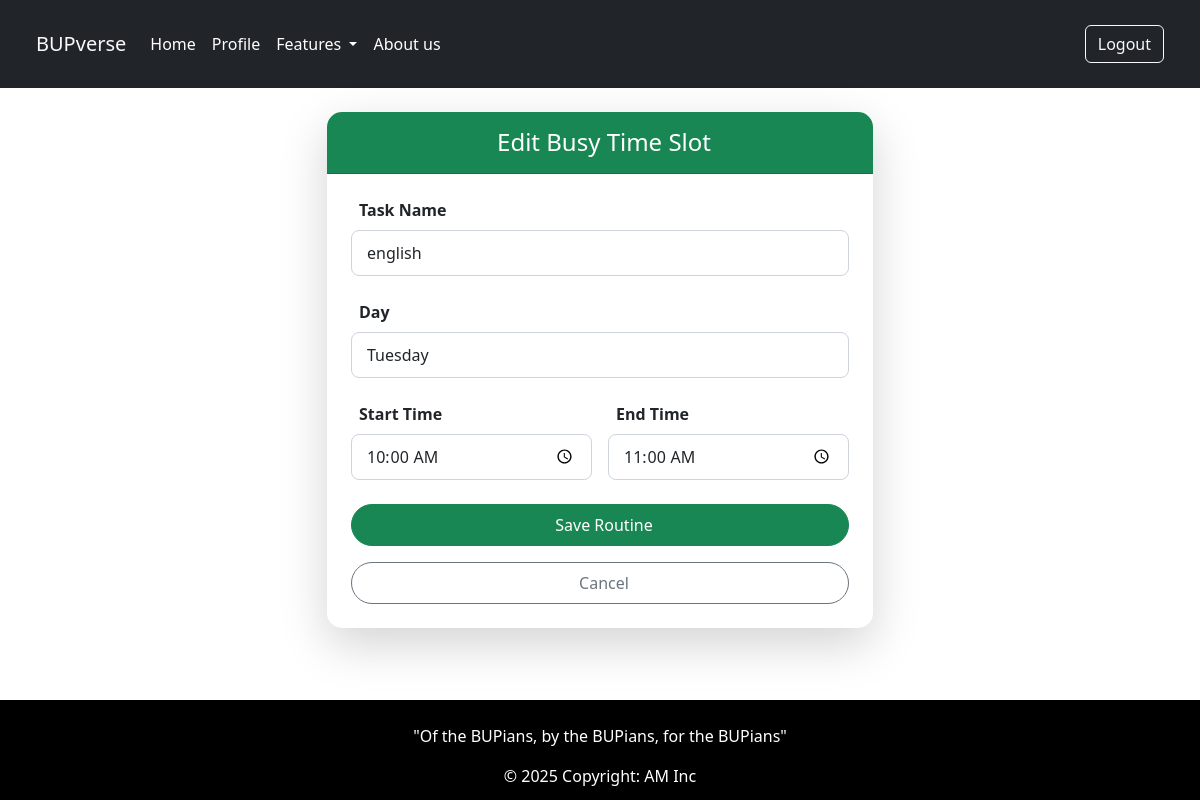
Screenshot of /event/busy-slots/5/edit/ (signed in) with the database file from the repository.
### event_manager/models.py (models this page shows, shortened)
class UserBusySlot(models.Model):
    user = models.ForeignKey(User, on_delete=models.CASCADE, related_name='busy_slots')
    task_name = models.CharField(max_length=100, blank=True)
    day_of_week = models.IntegerField(choices=DAYS_OF_WEEK)
    start_time = models.TimeField()
    end_time = models.TimeField()

### event_manager/views.py (the view)
# urls.py: path('busy-slots/<int:slot_id>/edit/', views.edit_busy_slot, name='edit_busy_slot'),
@login_required
def edit_busy_slot(request, slot_id):
    slot = get_object_or_404(UserBusySlot, id=slot_id, user=request.user)
    if request.method == 'POST':
        form = UserBusySlotForm(request.POST, instance=slot, user=request.user)
        if form.is_valid():
            scheduler = SimpleScheduler(request.user)
            day_of_week = form.cleaned_data['day_of_week']
            start_time = form.cleaned_data['start_time']
            end_time = form.cleaned_data['end_time']
            today = timezone.now().date()
            target_date = today + timedelta(days=(day_of_week - today.weekday()) % 7)
            if not scheduler.check_availability(target_date, start_time, end_time):
                messages.error(request, "This time slot conflicts with existing commitments")
                return render(request, 'busy_slot_form.html', {
                    'form': form,
                    'form_title': 'Edit Busy Time Slot'
                })
            form.save()
            messages.success(request, "Time slot updated successfully")
            return redirect('view_routine')
    else:
        form = UserBusySlotForm(instance=slot, user=request.user)
    return render(request, 'busy_slot_form.html', {
        'form': form,
        'form_title': 'Edit Busy Time Slot'
    })

### event_manager/forms.py (shortened to what this page needs)
class UserBusySlotForm(forms.ModelForm):
    class Meta:
        model = UserBusySlot
        fields = ['task_name', 'day_of_week', 'start_time', 'end_time']
        widgets = {
            'task_name': forms.TextInput(attrs={
                'placeholder': 'e.g., Math Class, Work Shift',
                'class': 'form-control'
            }),
            'day_of_week': forms.Select(attrs={'class': 'form-control'}),
            'start_time': forms.TimeInput(attrs={
                'type': 'time',
                'class': 'form-control'
            }),
            'end_time': forms.TimeInput(attrs={
                'type': 'time',
                'class': 'form-control'
            }),
        }
        labels = {
            'task_name': 'Task Name',
            'day_of_week': 'Day',
            'start_time': 'Start Time',
            'end_time': 'End Time',
        }
    def __init__(self, *args, **kwargs):
        self.user = kwargs.pop('user', None)
        super().__init__(*args, **kwargs)

### event_manager/templates/busy_slot_form.html (shortened to what this page needs)
{% extends 'layout.html' %}
{% load static %}
{% block content %}
<div class="container py-4">
    <div class="row justify-content-center">
        <div class="col-md-8 col-lg-6">
            <div class="card border-0 shadow-lg" style="border-radius: 15px;">
                <div class="card-header bg-success text-white py-3" style="border-top-left-radius: 15px; border-top-right-radius: 15px;">
                    <h4 class="mb-0 text-center">
                        {{ form_title }}
                    </h4>
                </div>
                <div class="card-body p-4">
                    <form method="post" novalidate>
                        <div class="mb-4">
                            <label for="{{ form.task_name.id_for_label }}" class="form-label fw-bold">
                                {{ form.task_name.label }}
                            </label>
                            {{ form.task_name }}
                        </div>
                        <div class="mb-4">
                            <label for="{{ form.day_of_week.id_for_label }}" class="form-label fw-bold">
                                {{ form.day_of_week.label }}
                            </label>
                            {{ form.day_of_week }}
                        </div>
                        <div class="row g-3 mb-4">
                            <div class="col-md-6">
                                <label for="{{ form.start_time.id_for_label }}" class="form-label fw-bold">
                                    {{ form.start_time.label }}
                                </label>
                                {{ form.start_time }}
                            </div>
                            <div class="col-md-6">
                                <label for="{{ form.end_time.id_for_label }}" class="form-label fw-bold">
                                    {{ form.end_time.label }}
                                </label>
                                {{ form.end_time }}
                            </div>
                        </div>
                        <div class="d-grid gap-3 mt-4">
                            <button type="submit" class="btn btn-success rounded-pill py-2">
                                Save Routine
                            </button>
                            <a href="{% url 'view_routine' %}" class="btn btn-outline-secondary rounded-pill py-2">
                                Cancel
                            </a>
                        </div>
                    </form>
                </div>
            </div>
        </div>
    </div>
</div>
<div class="position-fixed top-0 start-0 w-100 h-100" style="pointer-events: none; z-index: -1;">
    <div class="position-absolute top-0 start-0 w-100 h-100 bg-gradient-primary opacity-5"></div>
</div>
{% endblock %}

### event_manager/templates/busy_slot_form.html (style rules this page uses)
.form-control, .form-select { border-radius: 8px; padding: 10px 15px; border: 1px solid #ced4da; }
.card { transition: all 0.3s ease; }

### rows the page displays
UserBusySlot: task_name "english", day_of_week "Tuesday", start_time "10:00:00", end_time "11:00:00"
